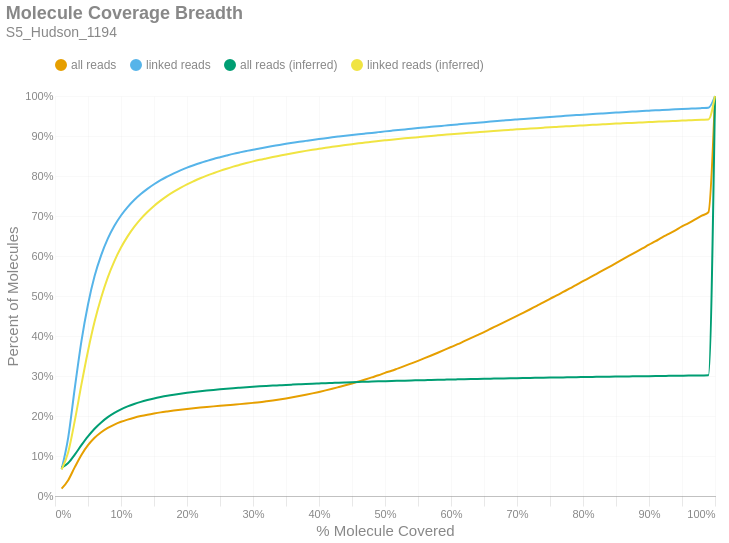

Notebook code cell kept with this figure:
### Markdown cell above
### Molecule Read Coverage
This chart shows molecule coverage breadth as computed by the number of bases aligned to that molecule. In other words, "*how much of each unique long molecule is actually sequenced/aligned?*" Keep in mind there is a distinction between sequences and alignments, since some sequences belonging to a particular molecule may not align well and wouldn't appear in the alignment data. This chart also shows molecule coverage breadth as computed by the *inferred fragment* from which the aligned sequences originate. Unlike read coverage, this calculation takes into account the total insert size, including unsequenced gaps between the forward and reverse reads. Like the previous figures, these are cumulative percents.

### Code cell
if SKIPLR:
    print_html(f"Skipped")
else:
    binned_df = consolidated_hist(valids['coverage_bp'], mask, 0.01, True)
    binned_df_inf = consolidated_hist(valids['coverage_inserts'], mask, 0.01, True)
    binned_df = binned_df.with_columns(pl.lit(binned_df_inf['all reads (cumsum)']).alias('all reads (inferred)'))
    binned_df = binned_df.with_columns(pl.lit(binned_df_inf['linked reads (cumsum)']).alias('linked reads (inferred)'))
    binned_df = binned_df.with_columns(
        (pl.col('bin').cast(pl.Float64) + 0.01).alias('right_edge')
    )

    with SafeRender(binned_df):
        (
            density_plot(binned_df, 'Molecule Coverage Breadth', samplename, 'molcov', ['all reads (inferred)','linked reads (inferred)'])
            .encode(
                #x=alt.X('bin:Q', title="% Molecule Covered").axis(format = '%').scale(padding=0),
                x=alt.X('right_edge:Q', title="% Molecule Covered").axis(format='%').scale(padding=0),
                y=alt.Y('value:Q', title='Percent of Molecules')
                    .axis(format='%')
                    .stack(False)
                    .scale(domainMin=0, padding=0),
                color=alt.Color("key:N").scale(domain = ["all reads", "linked reads", "all reads (inferred)", "linked reads (inferred)"]),
                tooltip = [
                    alt.Tooltip("key:N", title = "Data Type"),
                    alt.Tooltip("range_label:N", title="% Molecule Covered"),
                    alt.Tooltip("value:Q", format = ".2%", title="% Molecules")
                ]
            )
        ).display()

### Figure 1 — Vega-Lite specification as saved in the notebook (floating-point values rounded to 4 significant figures)
{"width": "container", "height": 400, "config": {"title": {"anchor": "start", "dy": -15, "fontSize": 18, "color": "#888888", "subtitleColor": "#888888", "subtitleFontSize": 14}, "arc": {"fill": "#0072B2"}, "axis": {"domainColor": "#888888", "domainWidth": 0.5, "gridWidth": 0.2, "grid": false, "titleFontWeight": 400, "titleFontSize": 15, "labelFontSize": 11, "labelColor": "#888888", "tickColor": "#888888", "tickWidth": 0.2, "titleColor": "#888888"}, "axisBand": {"grid": false}, "axisX": {"grid": true, "tickSize": 10, "domainCap": "round"}, "axisY": {"domain": false, "grid": true, "tickSize": 0, "domainCap": "round"}, "background": "transparent", "header": {"labelFontSize": 15, "labelColor": "#888888", "titleFontSize": 15, "titleFontWeight": 600, "titleColor": "#888888"}, "legend": {"labelFont": "sans-serif", "labelFontSize": 12, "labelColor": "#888888", "symbolSize": 100, "symbolType": "circle", "titleFontSize": 12, "titlePadding": 10, "titleColor": "#888888", "title": null, "orient": "top"}, "range": {"category": ["#E69F00", "#56B4E9", "#009E73", "#F0E442", "#0072B2", "#D55E00", "#CC79A7", "#000000"], "diverging": ["#cfe8f3", "#a2d4ec", "#73bfe2", "#46abdb", "#1696d2", "#12719e"]}, "area": {"fill": "#0072B2", "fillOpacity": 0.7, "line": true, "strokeOpacity": 0.7}, "line": {"color": "#0072B2", "stroke": "#0072B2", "strokeWidth": 2}, "trail": {"color": "#0072B2", "stroke": "#0072B2", "strokeWidth": 0, "size": 1}, "point": {"filled": true, "fillOpacity": 1.0, "size": 95}, "text": {"color": "#888888", "fontSize": 11, "align": "right", "fontWeight": 400, "size": 11}, "bar": {"fill": "#0072B2", "stroke": null}, "view": {"stroke": null, "continuousWidth": 660, "continuousHeight": 400}}, "data": {"name": "data-787a47749d53652a59f846a49b143340"}, "mark": {"type": "line", "interpolate": "monotone", "point": {"opacity": 0, "size": 275}}, "encoding": {"color": {"field": "key", "scale": {"domain": ["all reads", "linked reads", "all reads (inferred)", "linked reads (inferred)"]}, "type": "nominal"}, "tooltip": [{"field": "key", "title": "Data Type", "type": "nominal"}, {"field": "range_label", "title": "% Molecule Covered", "type": "nominal"}, {"field": "value", "format": ".2%", "title": "% Molecules", "type": "quantitative"}], "x": {"axis": {"format": "%"}, "field": "right_edge", "scale": {"padding": 0}, "title": "% Molecule Covered", "type": "quantitative"}, "y": {"axis": {"format": "%"}, "field": "value", "scale": {"domainMin": 0, "padding": 0}, "stack": false, "title": "Percent of Molecules", "type": "quantitative"}}, "params": [{"name": "param_c36ac31b6afebe62", "select": {"type": "point", "fields": ["key"]}, "bind": "legend"}], "title": {"text": "Molecule Coverage Breadth", "subtitle": "S5_Hudson_1194"}, "transform": [{"fold": ["all reads (cumsum)", "linked reads (cumsum)", "all reads (inferred)", "linked reads (inferred)"]}, {"calculate": "replace(datum.key, ' (cumsum)', '')", "as": "key"}, {"filter": {"param": "param_c36ac31b6afebe62"}}], "usermeta": {"embedOptions": {"downloadFileName": "S5_Hudson_1194.molcov"}}, "$schema": "https://vega.github.io/schema/vega-lite/v6.1.0.json", "datasets": {"data-787a47749d53652a59f846a49b143340": [{"bin": "0.0", "interval": "0.0-0.01", "all reads": 0.01838, "linked reads": 0.06696, "all reads (cumsum)": 0.01838, "linked reads (cumsum)": 0.06696, "range_label": "0.0-0.01", "all reads (inferred)": 0.07078, "linked reads (inferred)": 0.06627, "right_edge": 0.01}, {"bin": "0.01", "interval": "0.01-0.02", "all reads": 0.02116, "linked reads": 0.07911, "all reads (cumsum)": 0.03954, "linked reads (cumsum)": 0.1461, "range_label": "0.01-0.02", "all reads (inferred)": 0.08256, "linked reads (inferred)": 0.1093, "right_edge": 0.02}, {"bin": "0.02", "interval": "0.02-0.03", "all reads": 0.03262, "linked reads": 0.1239, "all reads (cumsum)": 0.07216, "linked reads (cumsum)": 0.27, "range_label": "0.02-0.03", "all reads (inferred)": 0.1035, "linked reads (inferred)": 0.1884, "right_edge": 0.03}, {"bin": "0.03", "interval": "0.03-0.04", "all reads": 0.03056, "linked reads": 0.1167, "all reads (cumsum)": 0.1027, "linked reads (cumsum)": 0.3867, "range_label": "0.03-0.04", "all reads (inferred)": 0.127, "linked reads (inferred)": 0.2783, "right_edge": 0.04}, {"bin": "0.04", "interval": "0.04-0.05", "all reads": 0.02419, "linked reads": 0.09224, "all reads (cumsum)": 0.1269, "linked reads (cumsum)": 0.4789, "range_label": "0.04-0.05", "all reads (inferred)": 0.1491, "linked reads (inferred)": 0.3626, "right_edge": 0.05}, {"bin": "0.05", "interval": "0.05-0.06", "all reads": 0.01861, "linked reads": 0.07084, "all reads (cumsum)": 0.1455, "linked reads (cumsum)": 0.5498, "range_label": "0.05-0.06", "all reads (inferred)": 0.1683, "linked reads (inferred)": 0.436, "right_edge": 0.06}, {"bin": "0.06", "interval": "0.06-0.07", "all reads": 0.01381, "linked reads": 0.05241, "all reads (cumsum)": 0.1593, "linked reads (cumsum)": 0.6022, "range_label": "0.06-0.07", "all reads (inferred)": 0.184, "linked reads (inferred)": 0.4963, "right_edge": 0.07}, {"bin": "0.07", "interval": "0.07-0.08", "all reads": 0.01082, "linked reads": 0.04111, "all reads (cumsum)": 0.1701, "linked reads (cumsum)": 0.6433, "range_label": "0.07-0.08", "all reads (inferred)": 0.1971, "linked reads (inferred)": 0.5467, "right_edge": 0.08}, {"bin": "0.08", "interval": "0.08-0.09", "all reads": 0.008516, "linked reads": 0.03228, "all reads (cumsum)": 0.1787, "linked reads (cumsum)": 0.6756, "range_label": "0.08-0.09", "all reads (inferred)": 0.2078, "linked reads (inferred)": 0.5873, "right_edge": 0.09}, {"bin": "0.09", "interval": "0.09-0.1", "all reads": 0.006817, "linked reads": 0.0257, "all reads (cumsum)": 0.1855, "linked reads (cumsum)": 0.7013, "range_label": "0.09-0.1", "all reads (inferred)": 0.2166, "linked reads (inferred)": 0.6211, "right_edge": 0.1}, {"bin": "0.1", "interval": "0.1-0.11", "all reads": 0.00554, "linked reads": 0.02093, "all reads (cumsum)": 0.191, "linked reads (cumsum)": 0.7222, "range_label": "0.1-0.11", "all reads (inferred)": 0.2239, "linked reads (inferred)": 0.6491, "right_edge": 0.11}, {"bin": "0.11", "interval": "0.11-0.12", "all reads": 0.004723, "linked reads": 0.01777, "all reads (cumsum)": 0.1957, "linked reads (cumsum)": 0.74, "range_label": "0.11-0.12", "all reads (inferred)": 0.2301, "linked reads (inferred)": 0.6728, "right_edge": 0.12}, {"bin": "0.12", "interval": "0.12-0.13", "all reads": 0.00401, "linked reads": 0.01499, "all reads (cumsum)": 0.1998, "linked reads (cumsum)": 0.755, "range_label": "0.12-0.13", "all reads (inferred)": 0.2354, "linked reads (inferred)": 0.6929, "right_edge": 0.13}, {"bin": "0.13", "interval": "0.13-0.14", "all reads": 0.003464, "linked reads": 0.01296, "all reads (cumsum)": 0.2032, "linked reads (cumsum)": 0.7679, "range_label": "0.13-0.14", "all reads (inferred)": 0.2398, "linked reads (inferred)": 0.71, "right_edge": 0.14}, {"bin": "0.14", "interval": "0.14-0.15", "all reads": 0.003078, "linked reads": 0.01151, "all reads (cumsum)": 0.2063, "linked reads (cumsum)": 0.7794, "range_label": "0.14-0.15", "all reads (inferred)": 0.2438, "linked reads (inferred)": 0.7252, "right_edge": 0.15}, {"bin": "0.15", "interval": "0.15-0.16", "all reads": 0.002774, "linked reads": 0.01025, "all reads (cumsum)": 0.2091, "linked reads (cumsum)": 0.7897, "range_label": "0.15-0.16", "all reads (inferred)": 0.2473, "linked reads (inferred)": 0.7384, "right_edge": 0.16}, {"bin": "0.16", "interval": "0.16-0.17", "all reads": 0.002408, "linked reads": 0.008861, "all reads (cumsum)": 0.2115, "linked reads (cumsum)": 0.7985, "range_label": "0.16-0.17", "all reads (inferred)": 0.2504, "linked reads (inferred)": 0.7504, "right_edge": 0.17}, {"bin": "0.17", "interval": "0.17-0.18", "all reads": 0.002264, "linked reads": 0.008224, "all reads (cumsum)": 0.2137, "linked reads (cumsum)": 0.8068, "range_label": "0.17-0.18", "all reads (inferred)": 0.2532, "linked reads (inferred)": 0.7609, "right_edge": 0.18}, {"bin": "0.18", "interval": "0.18-0.19", "all reads": 0.002029, "linked reads": 0.007283, "all reads (cumsum)": 0.2158, "linked reads (cumsum)": 0.8141, "range_label": "0.18-0.19", "all reads (inferred)": 0.2557, "linked reads (inferred)": 0.7704, "right_edge": 0.19}, {"bin": "0.19", "interval": "0.19-0.2", "all reads": 0.001902, "linked reads": 0.006764, "all reads (cumsum)": 0.2177, "linked reads (cumsum)": 0.8208, "range_label": "0.19-0.2", "all reads (inferred)": 0.258, "linked reads (inferred)": 0.7792, "right_edge": 0.2}, {"bin": "0.2", "interval": "0.2-0.21", "all reads": 0.001731, "linked reads": 0.006081, "all reads (cumsum)": 0.2194, "linked reads (cumsum)": 0.8269, "range_label": "0.2-0.21", "all reads (inferred)": 0.26, "linked reads (inferred)": 0.7869, "right_edge": 0.21}, {"bin": "0.21", "interval": "0.21-0.22", "all reads": 0.001643, "linked reads": 0.005624, "all reads (cumsum)": 0.221, "linked reads (cumsum)": 0.8325, "range_label": "0.21-0.22", "all reads (inferred)": 0.2619, "linked reads (inferred)": 0.7943, "right_edge": 0.22}, {"bin": "0.22", "interval": "0.22-0.23", "all reads": 0.001534, "linked reads": 0.005125, "all reads (cumsum)": 0.2226, "linked reads (cumsum)": 0.8376, "range_label": "0.22-0.23", "all reads (inferred)": 0.2637, "linked reads (inferred)": 0.8008, "right_edge": 0.23}, {"bin": "0.23", "interval": "0.23-0.24", "all reads": 0.001484, "linked reads": 0.004894, "all reads (cumsum)": 0.2241, "linked reads (cumsum)": 0.8425, "range_label": "0.23-0.24", "all reads (inferred)": 0.2653, "linked reads (inferred)": 0.8069, "right_edge": 0.24}, {"bin": "0.24", "interval": "0.24-0.25", "all reads": 0.001421, "linked reads": 0.004406, "all reads (cumsum)": 0.2255, "linked reads (cumsum)": 0.8469, "range_label": "0.24-0.25", "all reads (inferred)": 0.2668, "linked reads (inferred)": 0.8127, "right_edge": 0.25}, {"bin": "0.25", "interval": "0.25-0.26", "all reads": 0.001387, "linked reads": 0.004252, "all reads (cumsum)": 0.2269, "linked reads (cumsum)": 0.8512, "range_label": "0.25-0.26", "all reads (inferred)": 0.2683, "linked reads (inferred)": 0.8182, "right_edge": 0.26}, {"bin": "0.26", "interval": "0.26-0.27", "all reads": 0.001413, "linked reads": 0.004118, "all reads (cumsum)": 0.2283, "linked reads (cumsum)": 0.8553, "range_label": "0.26-0.27", "all reads (inferred)": 0.2696, "linked reads (inferred)": 0.8233, "right_edge": 0.27}, {"bin": "0.27", "interval": "0.27-0.28", "all reads": 0.001402, "linked reads": 0.0037, "all reads (cumsum)": 0.2297, "linked reads (cumsum)": 0.859, "range_label": "0.27-0.28", "all reads (inferred)": 0.2708, "linked reads (inferred)": 0.8279, "right_edge": 0.28}, {"bin": "0.28", "interval": "0.28-0.29", "all reads": 0.001483, "linked reads": 0.003498, "all reads (cumsum)": 0.2312, "linked reads (cumsum)": 0.8625, "range_label": "0.28-0.29", "all reads (inferred)": 0.272, "linked reads (inferred)": 0.8323, "right_edge": 0.29}, {"bin": "0.29", "interval": "0.29-0.3", "all reads": 0.001646, "linked reads": 0.003355, "all reads (cumsum)": 0.2328, "linked reads (cumsum)": 0.8659, "range_label": "0.29-0.3", "all reads (inferred)": 0.2731, "linked reads (inferred)": 0.8365, "right_edge": 0.3}, {"bin": "0.3", "interval": "0.3-0.31", "all reads": 0.001775, "linked reads": 0.003011, "all reads (cumsum)": 0.2346, "linked reads (cumsum)": 0.8689, "range_label": "0.3-0.31", "all reads (inferred)": 0.2741, "linked reads (inferred)": 0.8404, "right_edge": 0.31}, {"bin": "0.31", "interval": "0.31-0.32", "all reads": 0.002107, "linked reads": 0.003119, "all reads (cumsum)": 0.2367, "linked reads (cumsum)": 0.872, "range_label": "0.31-0.32", "all reads (inferred)": 0.275, "linked reads (inferred)": 0.8439, "right_edge": 0.32}, {"bin": "0.32", "interval": "0.32-0.33", "all reads": 0.002214, "linked reads": 0.002821, "all reads (cumsum)": 0.2389, "linked reads (cumsum)": 0.8748, "range_label": "0.32-0.33", "all reads (inferred)": 0.2759, "linked reads (inferred)": 0.8474, "right_edge": 0.33}, {"bin": "0.33", "interval": "0.33-0.34", "all reads": 0.002461, "linked reads": 0.002925, "all reads (cumsum)": 0.2414, "linked reads (cumsum)": 0.8777, "range_label": "0.33-0.34", "all reads (inferred)": 0.2768, "linked reads (inferred)": 0.8507, "right_edge": 0.34}, {"bin": "0.34", "interval": "0.34-0.35", "all reads": 0.002611, "linked reads": 0.002679, "all reads (cumsum)": 0.244, "linked reads (cumsum)": 0.8804, "range_label": "0.34-0.35", "all reads (inferred)": 0.2777, "linked reads (inferred)": 0.854, "right_edge": 0.35}, {"bin": "0.35", "interval": "0.35-0.36", "all reads": 0.002869, "linked reads": 0.002548, "all reads (cumsum)": 0.2469, "linked reads (cumsum)": 0.883, "range_label": "0.35-0.36", "all reads (inferred)": 0.2785, "linked reads (inferred)": 0.857, "right_edge": 0.36}, {"bin": "0.36", "interval": "0.36-0.37", "all reads": 0.003021, "linked reads": 0.002523, "all reads (cumsum)": 0.2499, "linked reads (cumsum)": 0.8855, "range_label": "0.36-0.37", "all reads (inferred)": 0.2793, "linked reads (inferred)": 0.8599, "right_edge": 0.37}, {"bin": "0.37", "interval": "0.37-0.38", "all reads": 0.003229, "linked reads": 0.002339, "all reads (cumsum)": 0.2531, "linked reads (cumsum)": 0.8878, "range_label": "0.37-0.38", "all reads (inferred)": 0.2801, "linked reads (inferred)": 0.8628, "right_edge": 0.38}, {"bin": "0.38", "interval": "0.38-0.39", "all reads": 0.003413, "linked reads": 0.002321, "all reads (cumsum)": 0.2565, "linked reads (cumsum)": 0.8902, "range_label": "0.38-0.39", "all reads (inferred)": 0.2808, "linked reads (inferred)": 0.8655, "right_edge": 0.39}, {"bin": "0.39", "interval": "0.39-0.4", "all reads": 0.0037, "linked reads": 0.002248, "all reads (cumsum)": 0.2602, "linked reads (cumsum)": 0.8924, "range_label": "0.39-0.4", "all reads (inferred)": 0.2814, "linked reads (inferred)": 0.868, "right_edge": 0.4}, {"bin": "0.4", "interval": "0.4-0.41", "all reads": 0.003797, "linked reads": 0.002174, "all reads (cumsum)": 0.264, "linked reads (cumsum)": 0.8946, "range_label": "0.4-0.41", "all reads (inferred)": 0.2821, "linked reads (inferred)": 0.8705, "right_edge": 0.41}, {"bin": "0.41", "interval": "0.41-0.42", "all reads": 0.004088, "linked reads": 0.002163, "all reads (cumsum)": 0.2681, "linked reads (cumsum)": 0.8967, "range_label": "0.41-0.42", "all reads (inferred)": 0.2827, "linked reads (inferred)": 0.8729, "right_edge": 0.42}, {"bin": "0.42", "interval": "0.42-0.43", "all reads": 0.00432, "linked reads": 0.001992, "all reads (cumsum)": 0.2724, "linked reads (cumsum)": 0.8987, "range_label": "0.42-0.43", "all reads (inferred)": 0.2834, "linked reads (inferred)": 0.8753, "right_edge": 0.43}, {"bin": "0.43", "interval": "0.43-0.44", "all reads": 0.004394, "linked reads": 0.001924, "all reads (cumsum)": 0.2768, "linked reads (cumsum)": 0.9007, "range_label": "0.43-0.44", "all reads (inferred)": 0.284, "linked reads (inferred)": 0.8774, "right_edge": 0.44}, {"bin": "0.44", "interval": "0.44-0.45", "all reads": 0.004635, "linked reads": 0.00189, "all reads (cumsum)": 0.2814, "linked reads (cumsum)": 0.9025, "range_label": "0.44-0.45", "all reads (inferred)": 0.2845, "linked reads (inferred)": 0.8796, "right_edge": 0.45}, {"bin": "0.45", "interval": "0.45-0.46", "all reads": 0.004923, "linked reads": 0.001835, "all reads (cumsum)": 0.2864, "linked reads (cumsum)": 0.9044, "range_label": "0.45-0.46", "all reads (inferred)": 0.2851, "linked reads (inferred)": 0.8817, "right_edge": 0.46}, {"bin": "0.46", "interval": "0.46-0.47", "all reads": 0.004952, "linked reads": 0.001725, "all reads (cumsum)": 0.2913, "linked reads (cumsum)": 0.9061, "range_label": "0.46-0.47", "all reads (inferred)": 0.2856, "linked reads (inferred)": 0.8835, "right_edge": 0.47}, {"bin": "0.47", "interval": "0.47-0.48", "all reads": 0.005247, "linked reads": 0.001692, "all reads (cumsum)": 0.2966, "linked reads (cumsum)": 0.9078, "range_label": "0.47-0.48", "all reads (inferred)": 0.2861, "linked reads (inferred)": 0.8855, "right_edge": 0.48}, {"bin": "0.48", "interval": "0.48-0.49", "all reads": 0.005238, "linked reads": 0.001882, "all reads (cumsum)": 0.3018, "linked reads (cumsum)": 0.9097, "range_label": "0.48-0.49", "all reads (inferred)": 0.2866, "linked reads (inferred)": 0.8873, "right_edge": 0.49}, {"bin": "0.49", "interval": "0.49-0.5", "all reads": 0.006054, "linked reads": 0.001872, "all reads (cumsum)": 0.3079, "linked reads (cumsum)": 0.9116, "range_label": "0.49-0.5", "all reads (inferred)": 0.2871, "linked reads (inferred)": 0.8891, "right_edge": 0.5}, {"bin": "0.5", "interval": "0.5-0.51", "all reads": 0.005221, "linked reads": 0.001671, "all reads (cumsum)": 0.3131, "linked reads (cumsum)": 0.9132, "range_label": "0.5-0.51", "all reads (inferred)": 0.2876, "linked reads (inferred)": 0.8909, "right_edge": 0.51}, {"bin": "0.51", "interval": "0.51-0.52", "all reads": 0.006128, "linked reads": 0.001644, "all reads (cumsum)": 0.3192, "linked reads (cumsum)": 0.9149, "range_label": "0.51-0.52", "all reads (inferred)": 0.288, "linked reads (inferred)": 0.8925, "right_edge": 0.52}, {"bin": "0.52", "interval": "0.52-0.53", "all reads": 0.006033, "linked reads": 0.001574, "all reads (cumsum)": 0.3252, "linked reads (cumsum)": 0.9164, "range_label": "0.52-0.53", "all reads (inferred)": 0.2884, "linked reads (inferred)": 0.8941, "right_edge": 0.53}, {"bin": "0.53", "interval": "0.53-0.54", "all reads": 0.006321, "linked reads": 0.001667, "all reads (cumsum)": 0.3316, "linked reads (cumsum)": 0.9181, "range_label": "0.53-0.54", "all reads (inferred)": 0.2888, "linked reads (inferred)": 0.8956, "right_edge": 0.54}, {"bin": "0.54", "interval": "0.54-0.55", "all reads": 0.006333, "linked reads": 0.001619, "all reads (cumsum)": 0.3379, "linked reads (cumsum)": 0.9197, "range_label": "0.54-0.55", "all reads (inferred)": 0.2892, "linked reads (inferred)": 0.8971, "right_edge": 0.55}, {"bin": "0.55", "interval": "0.55-0.56", "all reads": 0.00661, "linked reads": 0.001568, "all reads (cumsum)": 0.3445, "linked reads (cumsum)": 0.9213, "range_label": "0.55-0.56", "all reads (inferred)": 0.2896, "linked reads (inferred)": 0.8986, "right_edge": 0.56}, {"bin": "0.56", "interval": "0.56-0.57", "all reads": 0.006725, "linked reads": 0.001549, "all reads (cumsum)": 0.3512, "linked reads (cumsum)": 0.9228, "range_label": "0.56-0.57", "all reads (inferred)": 0.2901, "linked reads (inferred)": 0.9002, "right_edge": 0.57}, {"bin": "0.57", "interval": "0.57-0.58", "all reads": 0.006876, "linked reads": 0.001644, "all reads (cumsum)": 0.3581, "linked reads (cumsum)": 0.9245, "range_label": "0.57-0.58", "all reads (inferred)": 0.2905, "linked reads (inferred)": 0.9017, "right_edge": 0.58}, {"bin": "0.58", "interval": "0.58-0.59", "all reads": 0.007016, "linked reads": 0.001448, "all reads (cumsum)": 0.3651, "linked reads (cumsum)": 0.9259, "range_label": "0.58-0.59", "all reads (inferred)": 0.2909, "linked reads (inferred)": 0.9031, "right_edge": 0.59}, {"bin": "0.59", "interval": "0.59-0.6", "all reads": 0.007284, "linked reads": 0.001557, "all reads (cumsum)": 0.3724, "linked reads (cumsum)": 0.9275, "range_label": "0.59-0.6", "all reads (inferred)": 0.2913, "linked reads (inferred)": 0.9045, "right_edge": 0.6}, {"bin": "0.6", "interval": "0.6-0.61", "all reads": 0.007067, "linked reads": 0.0015, "all reads (cumsum)": 0.3795, "linked reads (cumsum)": 0.929, "range_label": "0.6-0.61", "all reads (inferred)": 0.2916, "linked reads (inferred)": 0.9059, "right_edge": 0.61}, {"bin": "0.61", "interval": "0.61-0.62", "all reads": 0.007564, "linked reads": 0.001464, "all reads (cumsum)": 0.387, "linked reads (cumsum)": 0.9305, "range_label": "0.61-0.62", "all reads (inferred)": 0.292, "linked reads (inferred)": 0.9072, "right_edge": 0.62}, {"bin": "0.62", "interval": "0.62-0.63", "all reads": 0.007518, "linked reads": 0.001363, "all reads (cumsum)": 0.3946, "linked reads (cumsum)": 0.9318, "range_label": "0.62-0.63", "all reads (inferred)": 0.2923, "linked reads (inferred)": 0.9084, "right_edge": 0.63}, {"bin": "0.63", "interval": "0.63-0.64", "all reads": 0.007644, "linked reads": 0.001446, "all reads (cumsum)": 0.4022, "linked reads (cumsum)": 0.9333, "range_label": "0.63-0.64", "all reads (inferred)": 0.2927, "linked reads (inferred)": 0.9097, "right_edge": 0.64}, {"bin": "0.64", "interval": "0.64-0.65", "all reads": 0.007731, "linked reads": 0.001411, "all reads (cumsum)": 0.4099, "linked reads (cumsum)": 0.9347, "range_label": "0.64-0.65", "all reads (inferred)": 0.293, "linked reads (inferred)": 0.9109, "right_edge": 0.65}, {"bin": "0.65", "interval": "0.65-0.66", "all reads": 0.008145, "linked reads": 0.001382, "all reads (cumsum)": 0.4181, "linked reads (cumsum)": 0.9361, "range_label": "0.65-0.66", "all reads (inferred)": 0.2933, "linked reads (inferred)": 0.9121, "right_edge": 0.66}, {"bin": "0.66", "interval": "0.66-0.67", "all reads": 0.007887, "linked reads": 0.001363, "all reads (cumsum)": 0.426, "linked reads (cumsum)": 0.9374, "range_label": "0.66-0.67", "all reads (inferred)": 0.2937, "linked reads (inferred)": 0.9133, "right_edge": 0.67}, {"bin": "0.67", "interval": "0.67-0.68", "all reads": 0.00798, "linked reads": 0.001328, "all reads (cumsum)": 0.4339, "linked reads (cumsum)": 0.9387, "range_label": "0.67-0.68", "all reads (inferred)": 0.294, "linked reads (inferred)": 0.9145, "right_edge": 0.68}, {"bin": "0.68", "interval": "0.68-0.69", "all reads": 0.008095, "linked reads": 0.001318, "all reads (cumsum)": 0.442, "linked reads (cumsum)": 0.9401, "range_label": "0.68-0.69", "all reads (inferred)": 0.2943, "linked reads (inferred)": 0.9155, "right_edge": 0.69}, {"bin": "0.69", "interval": "0.69-0.7", "all reads": 0.008296, "linked reads": 0.001255, "all reads (cumsum)": 0.4503, "linked reads (cumsum)": 0.9413, "range_label": "0.69-0.7", "all reads (inferred)": 0.2946, "linked reads (inferred)": 0.9166, "right_edge": 0.7}, {"bin": "0.7", "interval": "0.7-0.71", "all reads": 0.008182, "linked reads": 0.001245, "all reads (cumsum)": 0.4585, "linked reads (cumsum)": 0.9426, "range_label": "0.7-0.71", "all reads (inferred)": 0.2949, "linked reads (inferred)": 0.9177, "right_edge": 0.71}, {"bin": "0.71", "interval": "0.71-0.72", "all reads": 0.008384, "linked reads": 0.001322, "all reads (cumsum)": 0.4669, "linked reads (cumsum)": 0.9439, "range_label": "0.71-0.72", "all reads (inferred)": 0.2951, "linked reads (inferred)": 0.9186, "right_edge": 0.72}, {"bin": "0.72", "interval": "0.72-0.73", "all reads": 0.008609, "linked reads": 0.001245, "all reads (cumsum)": 0.4755, "linked reads (cumsum)": 0.9451, "range_label": "0.72-0.73", "all reads (inferred)": 0.2954, "linked reads (inferred)": 0.9196, "right_edge": 0.73}, {"bin": "0.73", "interval": "0.73-0.74", "all reads": 0.008426, "linked reads": 0.001189, "all reads (cumsum)": 0.4839, "linked reads (cumsum)": 0.9463, "range_label": "0.73-0.74", "all reads (inferred)": 0.2957, "linked reads (inferred)": 0.9207, "right_edge": 0.74}, {"bin": "0.74", "interval": "0.74-0.75", "all reads": 0.009, "linked reads": 0.001328, "all reads (cumsum)": 0.4929, "linked reads (cumsum)": 0.9476, "range_label": "0.74-0.75", "all reads (inferred)": 0.296, "linked reads (inferred)": 0.9217, "right_edge": 0.75}, {"bin": "0.75", "interval": "0.75-0.76", "all reads": 0.008392, "linked reads": 0.001086, "all reads (cumsum)": 0.5013, "linked reads (cumsum)": 0.9487, "range_label": "0.75-0.76", "all reads (inferred)": 0.2963, "linked reads (inferred)": 0.9227, "right_edge": 0.76}, {"bin": "0.76", "interval": "0.76-0.77", "all reads": 0.008769, "linked reads": 0.001189, "all reads (cumsum)": 0.5101, "linked reads (cumsum)": 0.9499, "range_label": "0.76-0.77", "all reads (inferred)": 0.2965, "linked reads (inferred)": 0.9237, "right_edge": 0.77}, {"bin": "0.77", "interval": "0.77-0.78", "all reads": 0.008781, "linked reads": 0.001189, "all reads (cumsum)": 0.5189, "linked reads (cumsum)": 0.9511, "range_label": "0.77-0.78", "all reads (inferred)": 0.2968, "linked reads (inferred)": 0.9246, "right_edge": 0.78}, {"bin": "0.78", "interval": "0.78-0.79", "all reads": 0.008861, "linked reads": 0.001102, "all reads (cumsum)": 0.5277, "linked reads (cumsum)": 0.9522, "range_label": "0.78-0.79", "all reads (inferred)": 0.2971, "linked reads (inferred)": 0.9256, "right_edge": 0.79}, {"bin": "0.79", "interval": "0.79-0.8", "all reads": 0.009341, "linked reads": 0.001148, "all reads (cumsum)": 0.5371, "linked reads (cumsum)": 0.9534, "range_label": "0.79-0.8", "all reads (inferred)": 0.2973, "linked reads (inferred)": 0.9265, "right_edge": 0.8}, {"bin": "0.8", "interval": "0.8-0.81", "all reads": 0.008657, "linked reads": 0.001011, "all reads (cumsum)": 0.5457, "linked reads (cumsum)": 0.9544, "range_label": "0.8-0.81", "all reads (inferred)": 0.2976, "linked reads (inferred)": 0.9274, "right_edge": 0.81}, {"bin": "0.81", "interval": "0.81-0.82", "all reads": 0.009062, "linked reads": 0.001146, "all reads (cumsum)": 0.5548, "linked reads (cumsum)": 0.9555, "range_label": "0.81-0.82", "all reads (inferred)": 0.2978, "linked reads (inferred)": 0.9284, "right_edge": 0.82}, {"bin": "0.82", "interval": "0.82-0.83", "all reads": 0.009196, "linked reads": 0.001018, "all reads (cumsum)": 0.564, "linked reads (cumsum)": 0.9565, "range_label": "0.82-0.83", "all reads (inferred)": 0.2981, "linked reads (inferred)": 0.9292, "right_edge": 0.83}, {"bin": "0.83", "interval": "0.83-0.84", "all reads": 0.009073, "linked reads": 0.0009835, "all reads (cumsum)": 0.5731, "linked reads (cumsum)": 0.9575, "range_label": "0.83-0.84", "all reads (inferred)": 0.2983, "linked reads (inferred)": 0.9301, "right_edge": 0.84}, {"bin": "0.84", "interval": "0.84-0.85", "all reads": 0.00906, "linked reads": 0.001007, "all reads (cumsum)": 0.5821, "linked reads (cumsum)": 0.9585, "range_label": "0.84-0.85", "all reads (inferred)": 0.2986, "linked reads (inferred)": 0.9309, "right_edge": 0.85}, {"bin": "0.85", "interval": "0.85-0.86", "all reads": 0.009294, "linked reads": 0.001065, "all reads (cumsum)": 0.5914, "linked reads (cumsum)": 0.9596, "range_label": "0.85-0.86", "all reads (inferred)": 0.2988, "linked reads (inferred)": 0.9317, "right_edge": 0.86}, {"bin": "0.86", "interval": "0.86-0.87", "all reads": 0.009293, "linked reads": 0.0009312, "all reads (cumsum)": 0.6007, "linked reads (cumsum)": 0.9605, "range_label": "0.86-0.87", "all reads (inferred)": 0.299, "linked reads (inferred)": 0.9325, "right_edge": 0.87}, {"bin": "0.87", "interval": "0.87-0.88", "all reads": 0.009202, "linked reads": 0.0009951, "all reads (cumsum)": 0.6099, "linked reads (cumsum)": 0.9615, "range_label": "0.87-0.88", "all reads (inferred)": 0.2992, "linked reads (inferred)": 0.9332, "right_edge": 0.88}, {"bin": "0.88", "interval": "0.88-0.89", "all reads": 0.008991, "linked reads": 0.0009157, "all reads (cumsum)": 0.6189, "linked reads (cumsum)": 0.9624, "range_label": "0.88-0.89", "all reads (inferred)": 0.2995, "linked reads (inferred)": 0.934, "right_edge": 0.89}, {"bin": "0.89", "interval": "0.89-0.9", "all reads": 0.009298, "linked reads": 0.0008712, "all reads (cumsum)": 0.6282, "linked reads (cumsum)": 0.9633, "range_label": "0.89-0.9", "all reads (inferred)": 0.2997, "linked reads (inferred)": 0.9348, "right_edge": 0.9}, {"bin": "0.9", "interval": "0.9-0.91", "all reads": 0.008701, "linked reads": 0.0008712, "all reads (cumsum)": 0.6369, "linked reads (cumsum)": 0.9642, "range_label": "0.9-0.91", "all reads (inferred)": 0.2999, "linked reads (inferred)": 0.9355, "right_edge": 0.91}, {"bin": "0.91", "interval": "0.91-0.92", "all reads": 0.009962, "linked reads": 0.000817, "all reads (cumsum)": 0.6469, "linked reads (cumsum)": 0.965, "range_label": "0.91-0.92", "all reads (inferred)": 0.3001, "linked reads (inferred)": 0.9363, "right_edge": 0.92}, {"bin": "0.92", "interval": "0.92-0.93", "all reads": 0.008271, "linked reads": 0.0008402, "all reads (cumsum)": 0.6551, "linked reads (cumsum)": 0.9658, "range_label": "0.92-0.93", "all reads (inferred)": 0.3003, "linked reads (inferred)": 0.9371, "right_edge": 0.93}, {"bin": "0.93", "interval": "0.93-0.94", "all reads": 0.009047, "linked reads": 0.0008615, "all reads (cumsum)": 0.6642, "linked reads (cumsum)": 0.9667, "range_label": "0.93-0.94", "all reads (inferred)": 0.3006, "linked reads (inferred)": 0.9378, "right_edge": 0.94}, {"bin": "0.94", "interval": "0.94-0.95", "all reads": 0.009839, "linked reads": 0.0008189, "all reads (cumsum)": 0.674, "linked reads (cumsum)": 0.9675, "range_label": "0.94-0.95", "all reads (inferred)": 0.3008, "linked reads (inferred)": 0.9385, "right_edge": 0.95}, {"bin": "0.95", "interval": "0.95-0.96", "all reads": 0.008149, "linked reads": 0.0007415, "all reads (cumsum)": 0.6822, "linked reads (cumsum)": 0.9683, "range_label": "0.95-0.96", "all reads (inferred)": 0.301, "linked reads (inferred)": 0.9392, "right_edge": 0.96}, {"bin": "0.96", "interval": "0.96-0.97", "all reads": 0.009355, "linked reads": 0.000697, "all reads (cumsum)": 0.6915, "linked reads (cumsum)": 0.969, "range_label": "0.96-0.97", "all reads (inferred)": 0.3012, "linked reads (inferred)": 0.9399, "right_edge": 0.97}, {"bin": "0.97", "interval": "0.97-0.98", "all reads": 0.009391, "linked reads": 0.0007492, "all reads (cumsum)": 0.7009, "linked reads (cumsum)": 0.9697, "range_label": "0.97-0.98", "all reads (inferred)": 0.3014, "linked reads (inferred)": 0.9406, "right_edge": 0.98}, {"bin": "0.98", "interval": "0.98-0.99", "all reads": 0.008302, "linked reads": 0.0007609, "all reads (cumsum)": 0.7092, "linked reads (cumsum)": 0.9705, "range_label": "0.98-0.99", "all reads (inferred)": 0.3017, "linked reads (inferred)": 0.9412, "right_edge": 0.99}, {"bin": "0.99", "interval": "0.99-1.0", "all reads": 0.2908, "linked reads": 0.02954, "all reads (cumsum)": 1.0, "linked reads (cumsum)": 1.0, "range_label": "0.99-1.0", "all reads (inferred)": 1.0, "linked reads (inferred)": 1.0, "right_edge": 1.0}]}}
